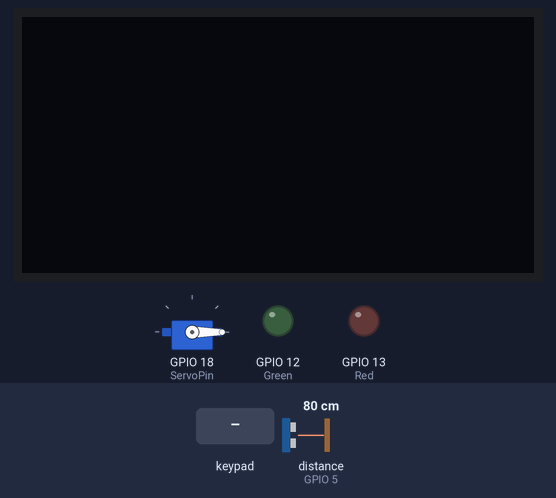
Simulated run of this sketch. Board: ESP32. Parts: servo, 128×64 one-colour display, output pins drawn as LEDs (lit = HIGH). Wiring (inferred from the names in the program): ultrasonic range finder: trigger GPIO 4; echo GPIO 5. The inputs (shaded band) are chosen by the test bench; at power-on: distance to the obstacle (sensor on GPIO 5) 80 cm. The echo pulse lasts 58.3 µs per cm; the OLED is the two-colour kind (top 16 rows yellow); pins used as bus, display or sensor lines are not drawn; what the sketch prints to the serial monitor is not drawn.

Above: at 1.3 s.
1.4 s: distance to the obstacle (sensor on GPIO 5) set to 2 cm
At 2.0 s:
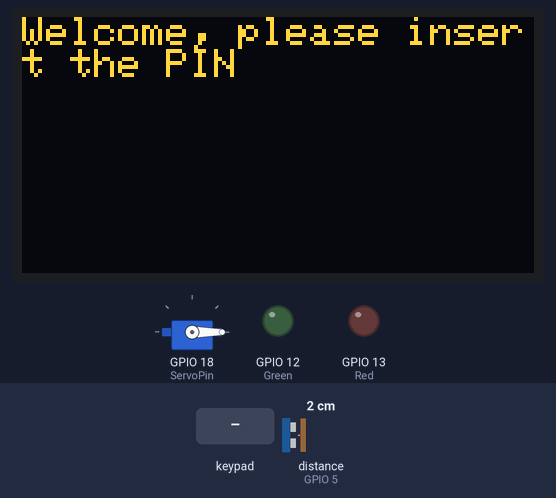
3.0 s: keypad keys 1 2 3 4 pressed 0.74 s apart
At 6.0 s:
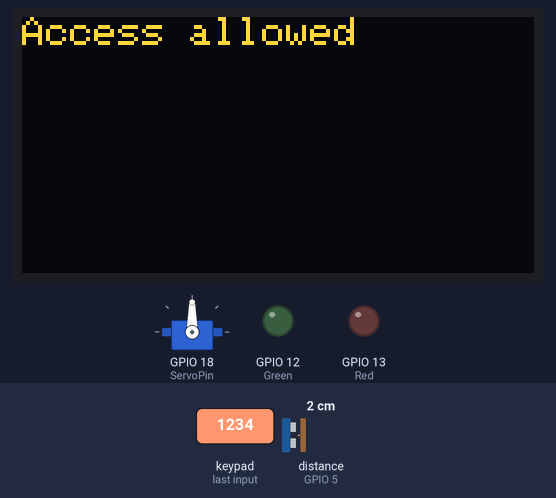
7.4 s: keypad keys 1 4 2 7 2 6 2 5 pressed 0.74 s apart
At 11.8 s:
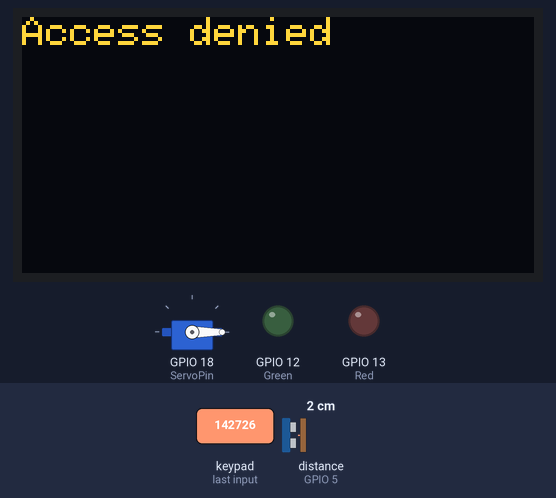
14.8 s: key '3' pressed
At 15.3 s:
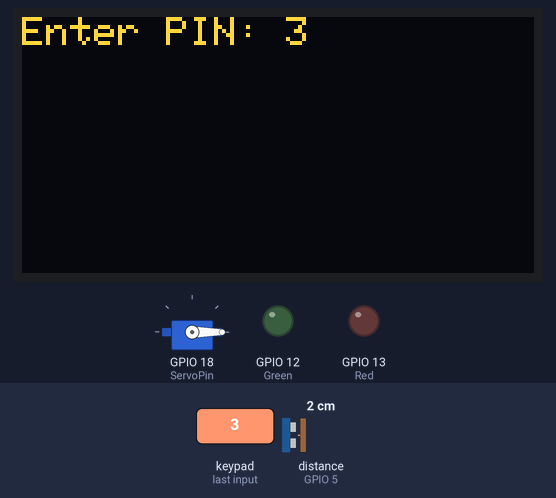
16.3 s: key '1' pressed
Timing chart, 0 to 18.8 s (numbered marks = the images above; inputs shaded):
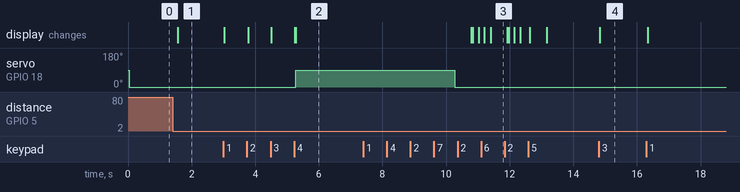

Measured:
- after the input at 1.4 s, the display: changes after 0.17 s (image 1)
- after the input at 3.0 s, servo on GPIO 18 (ServoPin): 0° → 90° after 2.3 s; the display: first changes at once (image 2 shows a later state)
- after the input at 7.4 s, the display: first differs from a run without the input after 3.4 s (image 3 shows a later state)
- after the input at 14.8 s, the display: changes at once (image 4)

The sketch:

sketch.ino
```cpp
#include <ESP32Servo.h>
#include <Adafruit_GFX.h>
#include <Adafruit_SSD1306.h>
#include <Keypad.h>

Servo servo1;
int EchoPin = 5;
int TrigPin = 4;
int ServoPin = 18;
int Green = 12;
int Red = 13;
int locked = 0;
int unlocked = 90;
String secretCode = "1234";
int distance;

Adafruit_SSD1306 display(128, 64, &Wire, -1);

const byte KEYPAD_ROWS = 4;
const byte KEYPAD_COLS = 4;
byte rowPins[KEYPAD_ROWS] = {14, 27, 26, 25};
byte colPins[KEYPAD_COLS] = {33, 32, 19, 34};
char keys[KEYPAD_ROWS][KEYPAD_COLS] = {
  {'1', '2', '3', 'A'},
  {'4', '5', '6', 'B'},
  {'7', '8', '9', 'C'},
  {'*', '0', '#', 'D'}
};
Keypad keypad = Keypad(makeKeymap(keys), rowPins, colPins, KEYPAD_ROWS, KEYPAD_COLS);

void setup() {


  servo1.attach(ServoPin);
  pinMode(Green, OUTPUT);
  pinMode(Red, OUTPUT);
  pinMode(TrigPin, OUTPUT);
  pinMode(EchoPin, INPUT);

  if (!display.begin(SSD1306_SWITCHCAPVCC, 0x3C)) {
    Serial.println(F("SSD1306 allocation failed"));
    while (1);
  }
  display.clearDisplay();
  display.setTextSize(1);
  display.setTextColor(WHITE);
  display.setCursor(18, 15);

  servo1.write(locked);
}

void loop() {
  digitalWrite(TrigPin, LOW);
  delayMicroseconds(2);
  digitalWrite(TrigPin, HIGH);
  delayMicroseconds(10);
  digitalWrite(TrigPin, LOW);

  int duration = pulseIn(EchoPin, HIGH);
  distance = (duration * 0.034 / 2);

  if (distance <= 40) {
    display.clearDisplay();
    display.setCursor(0, 0);
    display.print("Welcome, please insert the PIN");
    display.display();
    String PIN = pin();

    if (PIN == secretCode) {
      display.clearDisplay();
      display.setCursor(0, 0);
      display.print("Access allowed");
      display.display();
      servo1.write(unlocked);
      delay(5000);
      servo1.write(locked);
    } else {
      Serial.println("Access denied");
      display.clearDisplay();
      display.setCursor(0, 0);
      display.print("Access denied");
      display.display();
    }
  }

  delay(500);
}

String pin() {
  String code = "";

  while (code.length() < 4) {
    char key = keypad.getKey();
    if (key) {
      if (key >= '0' && key <= '9') {
        code += key;
        display.clearDisplay();
        display.setCursor(0, 0);
        display.print("Enter PIN: ");
        display.print(code);
        display.display();
      }
    }
  }
  return code;
}
```
